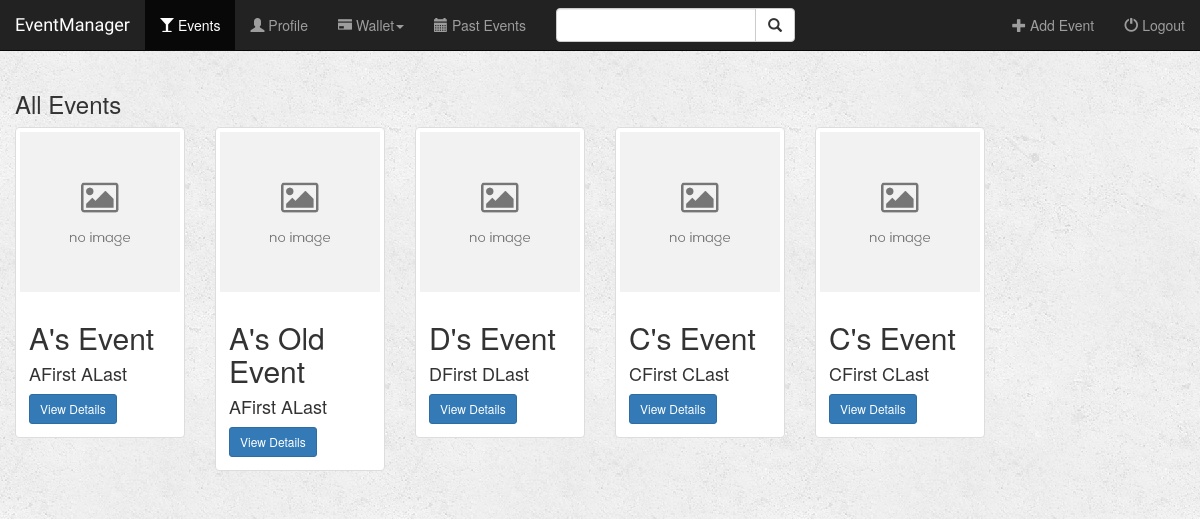
The page /event/ (signed in) on the database its author committed.
### event/models.py (models this page shows, shortened)
class Event(models.Model):
    name = models.CharField(max_length=50, null=False)
    location = models.TextField(max_length=500, null=False)
    date = models.DateField(null=True)
    time = models.TimeField(null=True)
    manager = models.ForeignKey(User, on_delete=models.CASCADE)
    fare = models.PositiveIntegerField(null=True)

### event/views.py (the view)
def home(request):
    if not request.user.is_authenticated:
        return render(request, 'event/login.html')
    else:
        events = Event.objects.all()
        query = request.GET.get("query")
        if query:
            events = events.filter(
                Q(name__icontains=query) |
                Q(manager__first_name__icontains=query) |
                Q(manager__last_name__icontains=query)
            ).distinct()
            return render(request, './event/home.html', {
                'user': request.user,
                'events': events,
                'query': query,
            })
        else:
            return render(request, './event/home.html', {
                'user': request.user,
                'events': events,
                'query': query,
            })

### event/templates/event/home.html (shortened to what this page needs)
{% extends 'event/base.html' %}
{% block events_active %}active{% endblock %}
{% block body %}
<div class="events-container container-fluid" style="box-sizing: border-box">
    <div class="row">
        <div class="col-sm-12">
            <h3>{% if query %}Searched Events{% else %}All Events{% endif %}</h3>
        </div>
        {% if events %}
            {% for event in events %}
                <div class="col-sm-4 col-lg-2">
                    <div class="thumbnail">
                        <img src="./../../static/event/images/default_event.jpg" class="img-responsive">
                        <div class="caption">
                            <h2>{{ event.name }}</h2>
                            <h4>{{ event.manager.first_name }} {{ event.manager.last_name }}</h4>
                            <a href="{% url 'event:detail' event.id %}" class="btn btn-primary btn-sm" role="button">View Details</a>
                        </div>
                    </div>
                </div>
            {% endfor %}
        {% elif query %}
            <br>
            <h3 class="error_message"><strong>Search did not match any event...</strong></h3>
        {% endif %}
    </div>
</div>
{% endblock %}

### event/static/event/css/style.css (style rules this page uses)
body { background: white url("./../images/background.png"); }

### rows shown on the page
Event: name "A's Event", manager.first_name "AFirst", manager.last_name "ALast"
Event: name "A's Old Event", manager.first_name "AFirst", manager.last_name "ALast"
Event: name "D's Event", manager.first_name "DFirst", manager.last_name "DLast"
Event: name "C's Event", manager.first_name "CFirst", manager.last_name "CLast"
Event: name "C's Event", manager.first_name "CFirst", manager.last_name "CLast"
